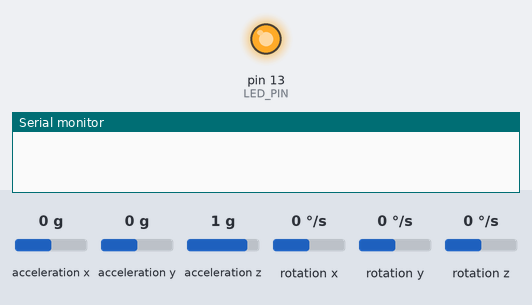
The sketch below on a simulated Arduino Leonardo, built with avr-gcc and run on an emulated ATmega32U4. Parts: output pins drawn as LEDs (lit = HIGH), the last lines printed to the serial monitor. Wiring (inferred from the names in the program): MPU-6050 motion sensor at I2C address 0x68. The inputs (shaded band) are chosen by the test bench; at power-on: acceleration x 0 g, acceleration y 0 g, acceleration z 1 g, rotation x 0 °/s, rotation y 0 °/s, rotation z 0 °/s. Storage starts empty. At 7.9 s the program stops and its outputs stay as they are.

Above: at 0.2 s.
At 7.9 s:
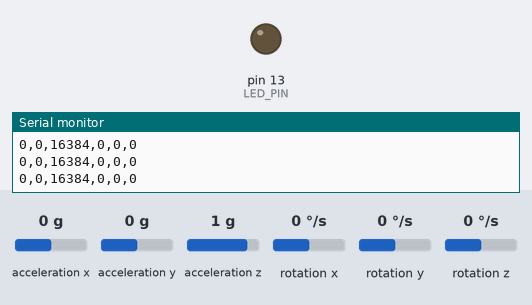
Timing chart, 0 to 9.4 s (numbered marks = the images above):
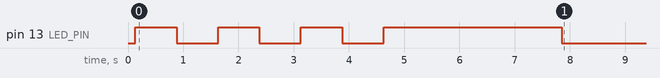

Measured:
- by itself, pin 13 (LED_PIN): goes 3 × (HIGH 0.75 s, LOW 0.75 s), HIGH 3.2 s, then LOW

The sketch:

feather_test.ino
```cpp
#include <Wire.h>
#include <SPI.h>
#include <SD.h>
#include <Adafruit_MPU6050.h>
#include <Adafruit_Sensor.h>

#define cardSelect 4
#define BUFFER_SIZE 150
#define LED_PIN 13

//Can remove whenever not needed
#define Serprint(x) //Serial.print(x)
#define Serprintln(x) //Serial.println(x)

File logfile;
/*int16_t accelx[BUFFER_SIZE];
int16_t accely[BUFFER_SIZE];
int16_t accelz[BUFFER_SIZE];
int16_t gyrox[BUFFER_SIZE];
int16_t gyroy[BUFFER_SIZE];
int16_t gyroz[BUFFER_SIZE];
*/

int16_t accelx;
int16_t accely;
int16_t accelz;
int16_t gyrox;
int16_t gyroy;
int16_t gyroz;
int16_t tmp;

const int MPU_addr=0x68;
Adafruit_MPU6050 mpu;

void setup(void) {

  /*
  Serial.begin(115200);
  while (!Serial)
    delay(10); // will pause Zero, Leonardo, etc until serial console opens
  */

  // Try to initialize!
  if (!mpu.begin()) {
    Serprintln("Failed to find MPU6050 chip");
    while (1) {
      delay(10);
    }
  }
  Serprintln("MPU6050 Found!");

  mpu.setAccelerometerRange(MPU6050_RANGE_2_G);
  mpu.setGyroRange(MPU6050_RANGE_500_DEG);
  mpu.setFilterBandwidth(MPU6050_BAND_94_HZ);

  delay(100);

  pinMode(LED_PIN, OUTPUT);

  //Make sure LED is initially off
  digitalWrite(LED_PIN, LOW);
  if (!SD.begin(cardSelect)) {
    Serprintln("Card init. failed!");
    while(1){ delay(10); }
  }
}


void loop() {


  sensors_event_t a, g, temp;
  int counter = 0;
  char data[100];
  char filename[16];

  //Define file to write to, make sure it does not exist
  strcpy(filename, "OUTPUT00.csv");
  for (uint8_t i = 0; i < 100; i++) {
    filename[6] = '0' + i/10;
    filename[7] = '0' + i%10;
    // create if does not exist, do not open existing, write, sync after write
    if (! SD.exists(filename)) {
      break;
    }
  }

  logfile = SD.open(filename, FILE_WRITE);
  logfile.println("accel_x,accel_y,accel_z,gyro_x,gyro_y,gyro_z");


  //Blink three times to signal data acquisition. Then hold on fourth blink
  digitalWrite(LED_PIN, HIGH);
  delay(750);
  digitalWrite(LED_PIN, LOW);
  delay(750);
  digitalWrite(LED_PIN, HIGH);
  delay(750);
  digitalWrite(LED_PIN, LOW);
  delay(750);
  digitalWrite(LED_PIN, HIGH);
  delay(750);
  digitalWrite(LED_PIN, LOW);
  delay(750);
  digitalWrite(LED_PIN, HIGH);

  unsigned long start_time;
  start_time = millis();

  while(counter < BUFFER_SIZE) {


    //Data acquisition code credit:
    //https://playground.arduino.cc/Main/MPU-6050/

    Wire.beginTransmission(MPU_addr);
    Wire.write(0x3B);  // starting with register 0x3B (ACCEL_XOUT_H)
    Wire.endTransmission(false);
    Wire.requestFrom(MPU_addr,14,true);  // request a total of 14 registers
    accelx=Wire.read()<<8|Wire.read();  // 0x3B (ACCEL_XOUT_H) & 0x3C (ACCEL_XOUT_L)
    accely=Wire.read()<<8|Wire.read();  // 0x3D (ACCEL_YOUT_H) & 0x3E (ACCEL_YOUT_L)
    accelz=Wire.read()<<8|Wire.read();  // 0x3F (ACCEL_ZOUT_H) & 0x40 (ACCEL_ZOUT_L)
    tmp=Wire.read()<<8|Wire.read();  // 0x41 (TEMP_OUT_H) & 0x42 (TEMP_OUT_L)
    gyrox=Wire.read()<<8|Wire.read();  // 0x43 (GYRO_XOUT_H) & 0x44 (GYRO_XOUT_L)
    gyroy=Wire.read()<<8|Wire.read();  // 0x45 (GYRO_YOUT_H) & 0x46 (GYRO_YOUT_L)
    gyroz=Wire.read()<<8|Wire.read();  // 0x47 (GYRO_ZOUT_H) & 0x48 (GYRO_ZOUT_L)
    //End of credited code

    //Print to SD card
    sprintf(data,"%d,%d,%d,%d,%d,%d",accelx,accely,accelz,gyrox,gyroy,gyroz);
    logfile.println(data);
    Serial.println(data);

    counter++;
    //Delay to create timing for DAQ
    delay(20);
  }

  Serprint(millis() - start_time);

  //Signal climber that DAQ is complete by turning off LED
  digitalWrite(LED_PIN, LOW);
  logfile.close();

  //Only execute once. Reset for next data aquisition instance
  while(1) {
    delay(10);
  }
}
```
